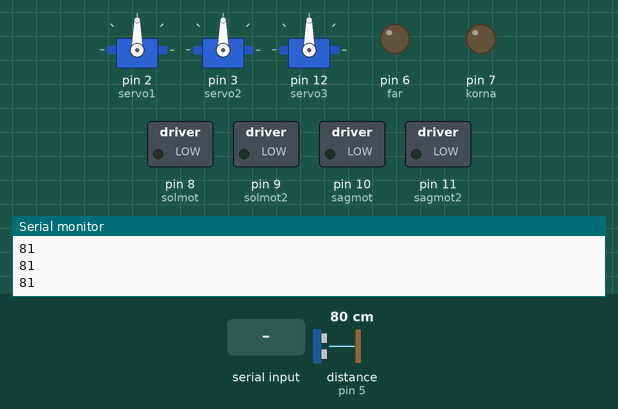
The sketch below on a simulated Arduino Uno, built with avr-gcc and run on an emulated ATmega328P. On the bench: 3 × servo, switched loads named in the sketch (green lamp = pin HIGH), output pins drawn as LEDs (lit = HIGH), the last lines printed to the serial monitor. Wiring (inferred from the names in the program): ultrasonic range finder: trigger pin 4; echo pin 5. Inputs (shaded band) come from the test bench; at power-on: distance to the obstacle (sensor on pin 5) 80 cm. The echo pulse lasts 58.3 µs per cm; pins used as bus, display or sensor lines are not drawn.

Above: at 1.9 s.
2.0 s: distance to the obstacle (sensor on pin 5) set to 18 cm
3.5 s: distance to the obstacle (sensor on pin 5) set to 14 cm
At 3.63 s:
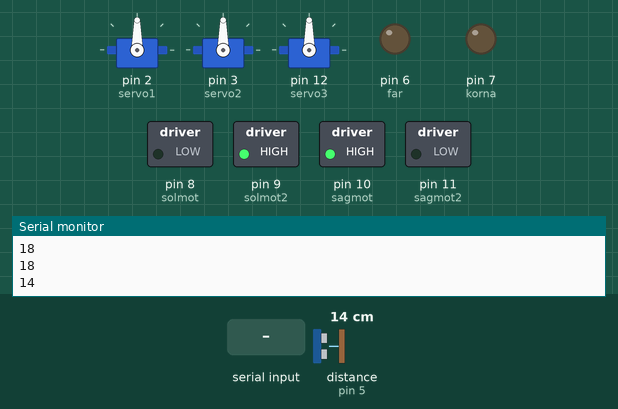
6.5 s: "ileri" received over Serial
At 6.67 s:
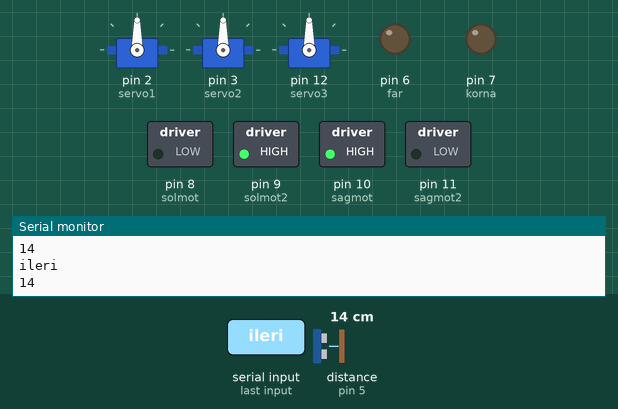
9.5 s: "sag" received over Serial
At 9.73 s:
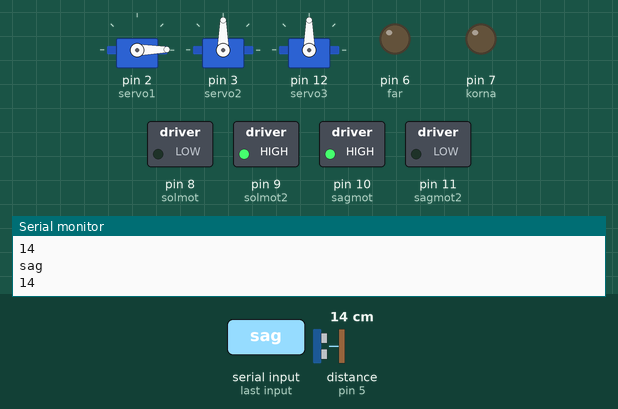
12.5 s: "sol" received over Serial
At 12.78 s:
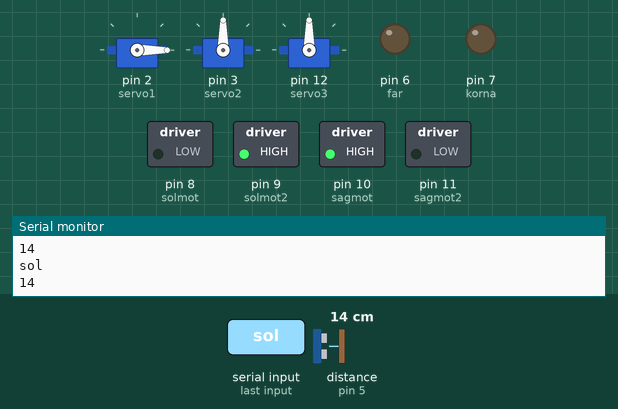
15.5 s: "geri" received over Serial
At 15.82 s:
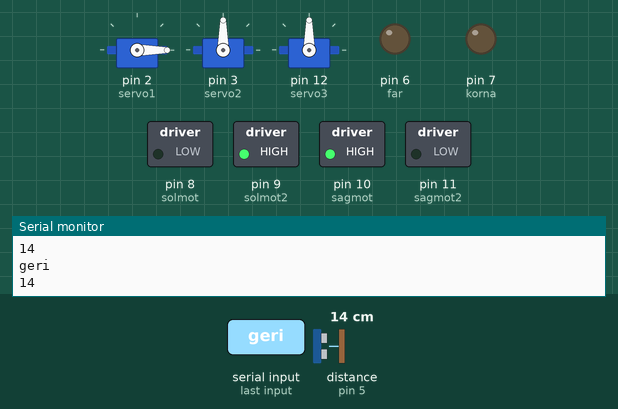
Timing chart, 0 to 18.5 s (numbered marks = the images above; inputs shaded):
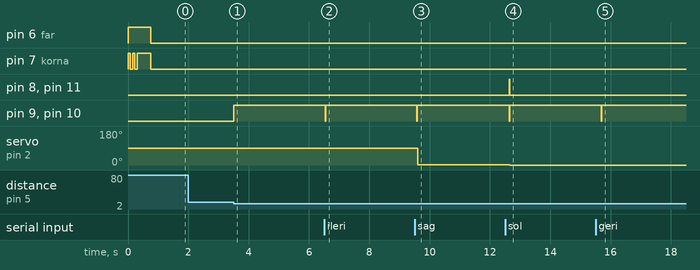

Measured:
- the behaviour switches between 16 and 15 cm on distance to the obstacle (sensor on pin 5) (found by bisection; images 0 and 1)
- after the input at 3.5 s, pin 9 (solmot2), pin 10 (sagmot): LOW → HIGH at once
- after the input at 6.5 s, pin 9 (solmot2), pin 10 (sagmot): HIGH → LOW at once, → HIGH 0.02 s later
- after the input at 9.5 s, pin 9 (solmot2), pin 10 (sagmot): HIGH → LOW after 0.08 s, → HIGH 0.01 s later; servo on pin 2 (servo1): 90° → 1° after 0.11 s
- after the input at 12.5 s, pin 8 (solmot), pin 11 (sagmot2): LOW → HIGH after 0.14 s, → LOW 0.02 s later; pin 9 (solmot2), pin 10 (sagmot): HIGH → LOW after 0.13 s, → HIGH 0.03 s later; servo on pin 2 (servo1): 1° → 0° after 0.16 s
- after the input at 15.5 s, pin 9 (solmot2), pin 10 (sagmot): HIGH → LOW after 0.19 s, → HIGH 0.01 s later

The sketch:

araba.ino
```cpp
#include <Servo.h>

/*bu kod geliştirilebilir uzaktan kontrollü araçlar  için hazırlanmıştır
kodlar ve yardımcı elemanlar eklenerek geliştirilebilr
motorun kutuplarına göre mot ve mot2 ler bağlanmalıdır
kutuplar ters ise ileri komutunda araba ters gidecektir
mot2 ler motorun diğer kutbunu temsil eder
ldr ışık sensörü için 1k direnç
vinç sistemi için servolar eklenmiştir
mesafe sensörü ile çarpışmalar önlenir*/
Servo servo1;
Servo servo2;
Servo servo3;
int ldr=A0;
const int solmot = 8;
const int solmot2= 9;
const int sagmot =10;
const int sagmot2=11;
const int far=6;
const int korna=7;
String readString;
int isik;
int sure;
int mesafe;
const int echo = 5;
const int trig=4;
int pos1;
int pos2;
int pos3;
void setup() {
  Serial.begin(9600);
  pinMode(sagmot, OUTPUT);
  pinMode(sagmot2,OUTPUT);
  pinMode(solmot,OUTPUT);
  pinMode(solmot2,OUTPUT);
  pinMode(far,OUTPUT);
  pinMode(korna,OUTPUT);
  pinMode(trig,OUTPUT);
  pinMode(echo,INPUT);
  servo1.attach(2);
  servo2.attach(3);
  servo3.attach(12);
   digitalWrite(far,HIGH);
  digitalWrite(korna,HIGH);
  delay(75);
  digitalWrite(korna,LOW);
  delay(75);
  digitalWrite(korna,HIGH);
  delay(75);
  digitalWrite(korna,LOW);
  delay(75);
  digitalWrite(korna,HIGH);
  delay(450);
  digitalWrite(korna,LOW);
  digitalWrite(far,LOW);

  }

void loop() {
  while (Serial.available()) {
    delay(3);
    char c = Serial.read();
    readString += c;
  }
  if (readString.length() >0) {

    Serial.println(readString);
        if (readString == "ileri")
    {
     digitalWrite(sagmot,HIGH);
     digitalWrite(sagmot2,LOW);
     digitalWrite(solmot,HIGH);
     digitalWrite(solmot2,LOW);
    }
    if (readString == "boş"){
    digitalWrite(sagmot,LOW);
    digitalWrite(sagmot2,LOW);
    digitalWrite(solmot,LOW);
    digitalWrite(solmot2,LOW);
    digitalWrite(korna,LOW);
    digitalWrite(far,LOW);
    }
    if (readString=="sag"){
      digitalWrite(solmot,LOW);
      digitalWrite(solmot2,HIGH);
      digitalWrite(sagmot,HIGH);
      digitalWrite(sagmot2,LOW);
    }
     if (readString=="sol"){
      digitalWrite(sagmot,LOW);
      digitalWrite(sagmot2,HIGH);
      digitalWrite(solmot,HIGH);
      digitalWrite(solmot2,LOW);
    }
    if(readString=="geri"){
     digitalWrite(sagmot2,HIGH);
     digitalWrite(sagmot,LOW);
     digitalWrite(solmot2,HIGH);
     digitalWrite(solmot,LOW);
    }
    if(readString=="korna"){
      digitalWrite(korna,HIGH);
    }
    if(readString=="far"){
      digitalWrite(far,HIGH);}
      if(readString=="fren"){
     digitalWrite(sagmot,HIGH);
     digitalWrite(sagmot2,HIGH);
     digitalWrite(solmot,HIGH);
     digitalWrite(solmot2,HIGH);
     digitalWrite(far,HIGH);
     digitalWrite(korna,HIGH);
      }
      if(readString=="kaldır"){
      pos1 = pos1 + 1;
      servo3.write(pos1);
      delay(15);}
      if(readString=="indir"){
      pos1 = pos1 - 1;
      servo3.write(pos1);
      delay(15);}
       if(readString=="yukarı"){
      pos2 = pos2 + 1;
      servo2.write(pos2);
      delay(15);}
       if(readString=="asagı"){
      pos2 = pos2 - 1;
      servo2.write(pos2);
      delay(15);}
       if(readString=="sag"){
      pos3 = pos3 + 1;
      servo1.write(pos3);
      delay(15);}
       if(readString=="sol"){
      pos3 = pos3 - 1;
      servo1.write(pos3);
      delay(15);}
      if(readString=="sıfırla"){
        servo1.write(90);
        servo2.write(90);
        servo3.write(90);
      }


      }
    readString="";

     digitalWrite(trig,HIGH);
       delayMicroseconds(1000);
       digitalWrite(trig,LOW);
       sure = pulseIn(echo,HIGH);
       mesafe = (sure/2)/28.5 ;
       Serial.println(mesafe);
       if(0<mesafe){
      if(mesafe<=15){
      digitalWrite(solmot,LOW);
      digitalWrite(solmot2,HIGH);
      digitalWrite(sagmot,HIGH);
      digitalWrite(sagmot2,LOW);
      delay(250);
        digitalWrite(solmot,LOW);
      digitalWrite(solmot2,LOW);
      digitalWrite(sagmot,LOW);
      digitalWrite(sagmot2,LOW);
      }}
  }
```
